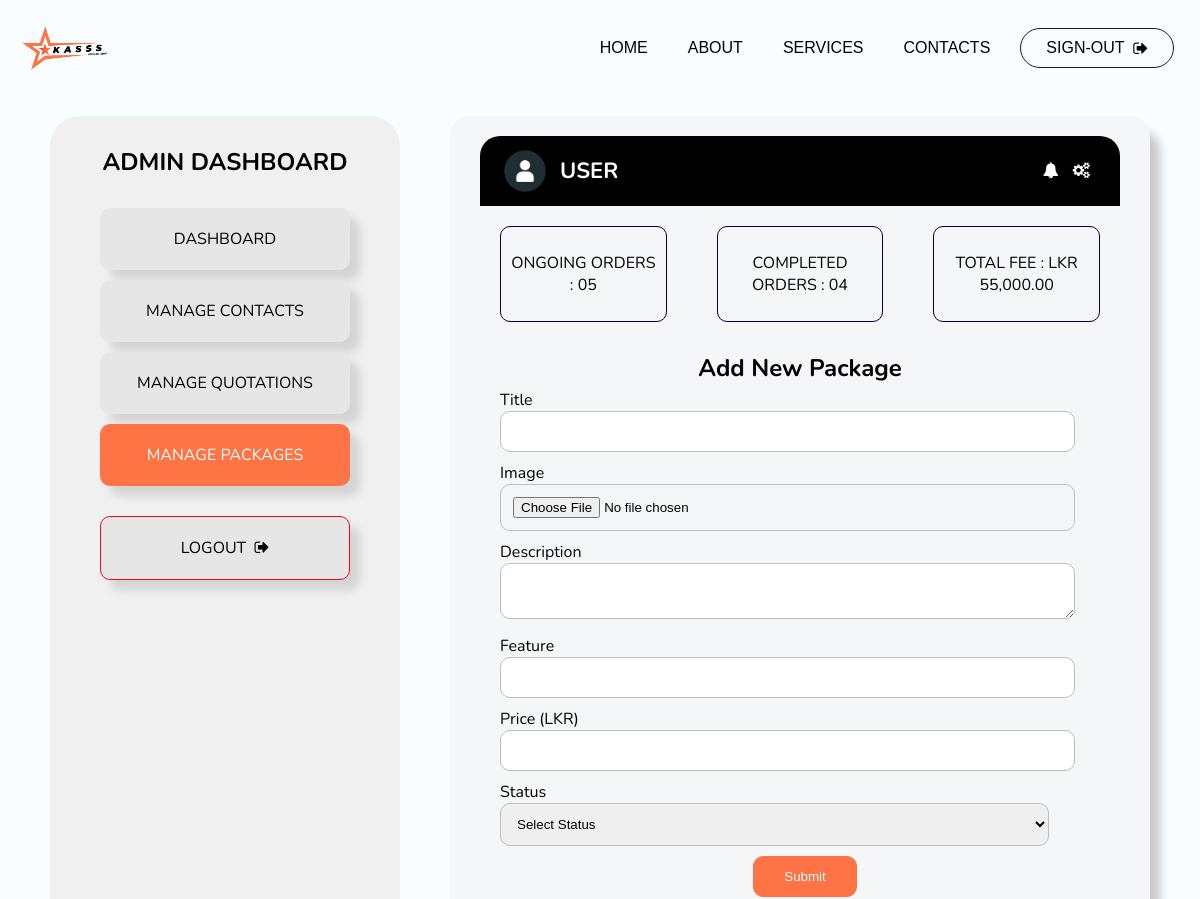
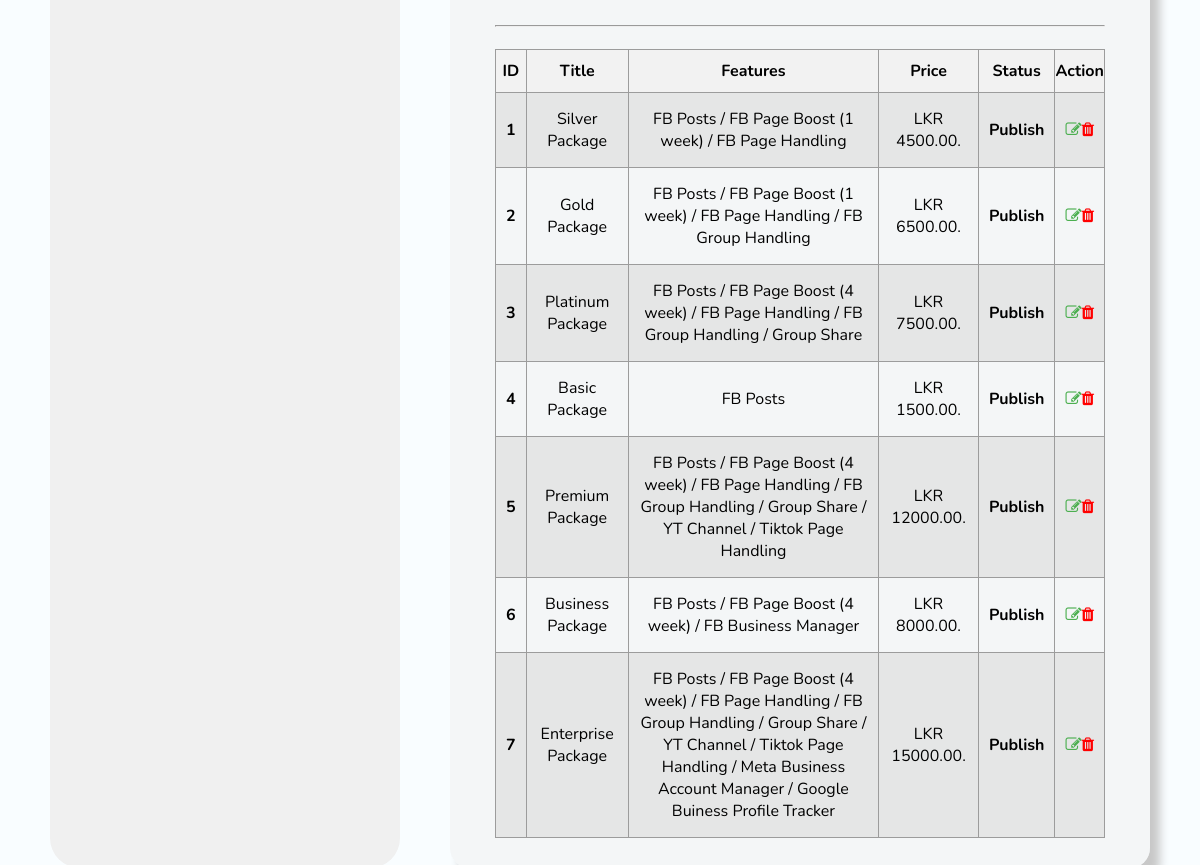
/admin/packages.php (signed in), run on the app's committed database (2 pictures, top to bottom).
### tables this page shows
CREATE TABLE `users` (
  `id` int(11) NOT NULL,
  `name` varchar(255) NOT NULL,
  `email` varchar(255) NOT NULL,
  `phoneNumber` varchar(20) NOT NULL,
  `username` varchar(50) NOT NULL,
  `password` varchar(255) NOT NULL,
  `feedback` int(11) NOT NULL DEFAULT 0,
  `post` text NOT NULL DEFAULT 'customer'
);

CREATE TABLE `packages` (
  `id` int(11) NOT NULL,
  `name` varchar(255) NOT NULL,
  `image` varchar(255) DEFAULT NULL,
  `description` text DEFAULT NULL,
  `feature` text DEFAULT NULL,
  `price` decimal(10,2) NOT NULL,
  `status` varchar(20) DEFAULT '1',
  `date` date DEFAULT NULL
);

### admin/packages.php (the view, shortened to what this page needs)
<?php
require_once('../config.php');
$id = $_SESSION['userid'];
$email = $_SESSION['email'];
$sql = mysqli_query($conn,"SELECT * FROM users WHERE id='$id' AND email = '$email';");
$row = mysqli_fetch_assoc($sql);
$search = mysqli_query($conn,"SELECT * FROM packages;");
$searchrowcount = mysqli_num_rows($search);
?>
<!DOCTYPE html>
<html>
<head>
	<link rel="stylesheet" type="text/css" href="css/package_style.css">
	<link rel="stylesheet" href="https://cdnjs.cloudflare.com/ajax/libs/font-awesome/4.7.0/css/font-awesome.min.css">
</head>
<body>
    <header class="header">
        <div class="brand">
            <img src="../content/images/logo-width.png" alt="logo" class="brand-logo">
        </div>
        <nav class="navbar" id="navMenu">
            <div class="nav-content">
                <a href="../index.php" class="nav-item">Home</a>
                <a href="../about.php" class="nav-item">About</a>
                <a href="../services.php" class="nav-item">Services</a>
                <a href="../contacts.php" class="nav-item">Contacts</a>
                <a href="logout.php" class="nav-item nav-button">Sign-out &nbsp<i class="fa fa-sign-out"></i></a>
            </div>
        </nav>
    </header>
    <main>
        <div class="container">
            <div class="side-nav">
                <h2>Admin Dashboard</h2>
                <ul class="side-nav-bar">
                    <a href="index.php" class="side-nav-link"><li class="side-nav-item ">Dashboard</li></a>
                    <a href="contact.php" class="side-nav-link"><li class="side-nav-item">Manage Contacts</li></a>
                    <a href="quotation.php" class="side-nav-link"><li class="side-nav-item">Manage Quotations</li></a>
                    <a href="packages.php" class="side-nav-link"><li class="side-nav-item sub-active">Manage Packages</li></a>
                    <a href="logout.php" class="side-nav-link"><li class="side-nav-item side-nav-logout">Logout &nbsp<i class="fa fa-sign-out"></i></li></a>
                </ul>
            </div>
            <div class="content">
                <div class="top">
                    <div class="account">
                        <img src="images/avatar.png" alt="user avatar">
                        <h3><?php echo $row['username']; ?></h3>
                    </div>
                    <div class="icons">
                        <i class="fa fa-bell"></i>
                        <a href="profile.php" style="color: white;"><i class="fa fa-cogs"></i></a>
                    </div>
                </div>
                <div class="middle">
                    <div class="box">
                        <span class="box-title">Ongoing Orders : </span>
                        <span class="box-count">05</span>
                    </div>
                    <div class="box">
                        <span class="box-title">Completed Orders : </span>
                        <span class="box-count">04</span>
                    </div>
                    <div class="box">
                        <span class="box-title">Total Fee : </span>
                        <span class="box-count">LKR 55,000.00</span>
                    </div>
                </div>
                <div class="bottom">
                    <div class="package-details">
                        <div class="add-package">
                            <h2 style="text-align: center;">Add New Package</h2>
                            <form action="package.inc.php" method="post" enctype="multipart/form-data">
                                <div class="form-group">
                                    <label for="title">Title</label><br>
                                    <input type="text" name="title" class="form-item">
                                </div>
                                <div class="form-group">
                                    <label for="image">Image</label><br>
                                    <input type="file" name="image" class="form-item" accept="image/*">
                                </div>
                                <div class="form-group">
                                    <label for="description">Description</label><br>
                                    <textarea name="description" class="form-item"></textarea>
                                </div>
                                <div class="form-group">
                                    <label for="feature">Feature</label><br>
                                    <input type="text" name="feature" class="form-item">
                                </div>
                                <div class="form-group">
                                    <label for="price">Price (LKR)</label><br>
                                    <input type="number" name="price" class="form-item">
                                </div>
                                <div class="form-group">
                                    <label for="feature">Status</label><br>
                                    <select name="status" class="form-item">
                                        <option value="" selected disabled>Select Status</option>
                                    </select>
                                </div>
                                <div class="form-group">
                                    <input type="submit" name="submit" id="submit-btn">
                                </div>
                            </form>
                        </div>
                        <br><hr><br>
                        <div class="old-packages">
                            <table class="package_table">
                                <tr>
                                    <th>ID</th>
                                    <th>Title</th>
                                    <th>Features</th>
                                    <th>Price</th>
                                    <th>Status</th>
                                    <th>Action</th>
                                </tr>
                                <?php
                                if ($searchrowcount > 0) {
                                    while($searchrow = mysqli_fetch_assoc($search)) {
                                        echo "<tr>
                                                <td id='id'>".$searchrow["id"]."</td>
                                                <td>".$searchrow["name"]."</td>
                                                <td>".$searchrow["feature"]."</td>
                                                <td> LKR ".$searchrow["price"].".</td>
                                                <td id='status'>";
                                                if($searchrow['status'] == 0){
                                                    echo 'Draft';
                                                }else{
                                                    echo 'Publish';
                                                }
                                            echo"</td>
                                                <td><div class='action_btn'>
                                                        <a href='editpackage.php?id=".$searchrow["id"]."' id='edit'><i class='fa fa-edit'></i></a>
                                                        <a href='deletepackage.php?id=".$searchrow["id"]."' id='delete'><i class='fa fa-trash'></i></a>
                                                    </div>
                                                </td>
                                            </tr>";
                                    }
                                }else {
                                    echo "<div class='notify'>0 results found.</div>";
                                }
                                ?>
                            </table>
                        </div>
                    </div>
                </div>
            </div>
        </div>
    </main>
</body>
</html>

### admin/css/package_style.css (style rules this page uses)
:root { --primary-blue: #3D5A80; --light-blue: #6D98BA; --dark-blue: #001e4e; --gray: #A8BACC; --yellow: #FFD166; --green: #4CAF50; --red: #E57373; --logo1: #ff7445; --logo2: #ff7445; }
* { margin: 0; }
body { background-color: rgb(249, 253, 255); font-family: "Nunito", sans-serif; }
.header { display: flex; justify-content: space-between; align-items: center; padding: 1rem; height: 8vh; }
.brand { display: flex; align-items: center; }
.brand-logo { height: 15%; width: 100px; }
.navbar { display: flex; align-items: center; flex: 1; justify-content: flex-end; }
.nav-content { display: flex; align-items: center; }
.nav-item { color: #000000; text-decoration: none; padding: 20px 10px; height: 100%; display: flex; align-items: center; font-family: sans-serif; font-size: 16px; margin: 0px 10px; text-transform: uppercase; }
.nav-item.nav-button { background-color: transparent; border-radius: 30px; border: var(--dark-blue) 1px solid; padding: 10px 25px; text-align: center; color: #000000; }
.container { display: flex; }
.side-nav { width: 250px; padding: 30px 50px; margin: 20px 50px; background-color: rgb(240, 240, 240); border-radius: 30px; min-height: 70vh; }
.side-nav h2 { text-align: center; text-transform: uppercase; }
.side-nav-bar { list-style: none; margin-block-start: 0em; margin-block-end: 0em; margin-inline-start: 0px; margin-inline-end: 0px; padding-inline-start: 0px; margin-top: 30px; }
.side-nav-bar .side-nav-item { padding: 20px 20px; text-align: center; background-color: rgb(230, 230, 230); margin-top: 10px; border-radius: 10px; box-shadow: lightgray 10px 10px 10px; color: black; }
.side-nav-link { text-decoration: none; text-transform: uppercase; }
.side-nav-item.sub-active { background-color: var(--logo1) !important; color: white; }
.side-nav-item.side-nav-logout { margin-top: 30px; padding: 20px 20px; text-align: center; border-radius: 10px; box-shadow: lightgray 10px 10px 10px; border: #ff0020 solid 1px; }
.content { flex: 1; background-color: rgba(240, 240, 240, 0.5); width: 100%; padding: 20px 30px; margin-top: 20px; margin-right: 50px; margin-bottom: 20px; border-radius: 20px; box-shadow: rgb(200, 200, 200) 10px 15px 10px; }
.content .top { display: flex; justify-content: space-between; align-items: center; background-color: black; padding: 10px 20px; border-top-left-radius: 20px; border-top-right-radius:20px }
.content .top .account { display: flex; align-items: center; }
.account img { width: 50px; height: 50px; border-radius: 50%; margin-right: 10px; }
.account h3 { color: white; font-size: 22px; text-transform: uppercase; }
.top .icons { color: white; }
.icons i { cursor: pointer; margin-right: 10px; }
.middle { display: flex; flex-direction: row; justify-content: space-between; align-items: center; padding: 20px; }
.middle .box { width: calc((100% - 40px) / 3); padding: 25px 10px; text-align: center; border: 1px solid rgb(0, 0, 70); border-radius: 10px; text-transform: uppercase; }
.box:nth-child(1), .box:nth-child(2) { margin-right: 50px; }
.bottom { padding: 10px 15px; }
.package_table { border-collapse: collapse; width: 100%; }
.package_table th, .package_table td { border: 1px solid #9c9c9c; }
.package_table th { background-color: #f2f2f2; font-weight: bold; text-align: center; padding: 8px; }
.package_table td { padding: 15px 10px; text-align: center; }
table tr:nth-child(even) { background-color:#dbdbdb91 ; }
.bottom .package_table th { padding: 10px 0px; }
.action_btn { display: flex; justify-content: space-around; }
.action_btn a { color: var(--logo1); }
#status, #id { text-align: center; font-weight: 700; }
#edit { color: var(--green); }
#delete { color: red; }
.bottom .form-group { width: 100%; padding: 5px 5px; }
.bottom .form-group .form-item { padding: 12px; width: 90%; border-radius: 10px; outline: none; border: #bebebe 1px solid; }
#submit-btn, #edit-btn { display: block; margin: auto; padding: 12px 30px; outline: none; color: white; border-radius: 10px; background-color: var(--logo1); border: var(--logo1) 1px solid; }

### data on the page
users: username "USER"
packages: id "1", name "Silver Package", feature "FB Posts / FB Page Boost (1 week) / FB Page Handling", price "4500.00", status "Publish"
packages: id "2", name "Gold Package", feature "FB Posts / FB Page Boost (1 week) / FB Page Handling / FB Group Handling", price "6500.00", status "Publish"
packages: id "3", name "Platinum Package", feature "FB Posts / FB Page Boost (4 week) / FB Page Handling / FB Group Handling / Group Share", price "7500.00", status "Publish"
packages: id "4", name "Basic Package", feature "FB Posts", price "1500.00", status "Publish"
packages: id "5", name "Premium Package", feature "FB Posts / FB Page Boost (4 week) / FB Page Handling / FB Group Handling / Group Share / YT Channel / Tiktok Page Handling", price "12000.00", status "Publish"
packages: id "6", name "Business Package", feature "FB Posts / FB Page Boost (4 week) / FB Business Manager", price "8000.00", status "Publish"
packages: id "7", name "Enterprise Package", feature "FB Posts / FB Page Boost (4 week) / FB Page Handling / FB Group Handling / Group Share / YT Channel / Tiktok Page Handling / Meta Business Account Manager / Google Buiness Profile Tracker", price "15000.00", status "Publish"
